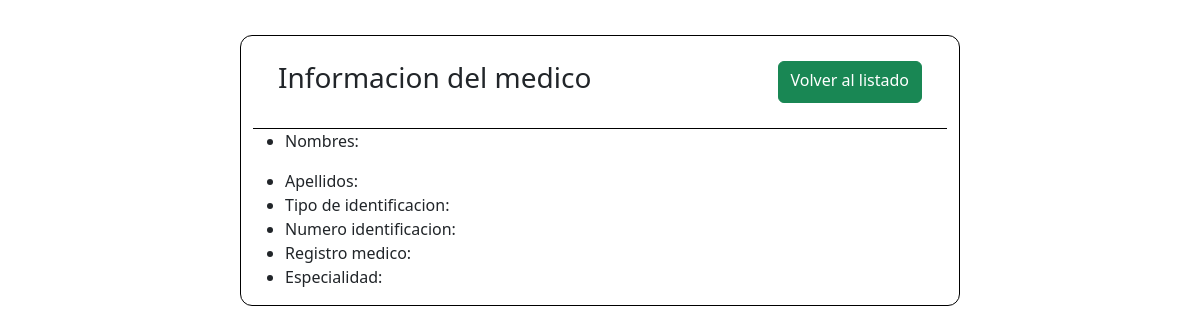
The page /medicos/8 on the database as committed earlier.
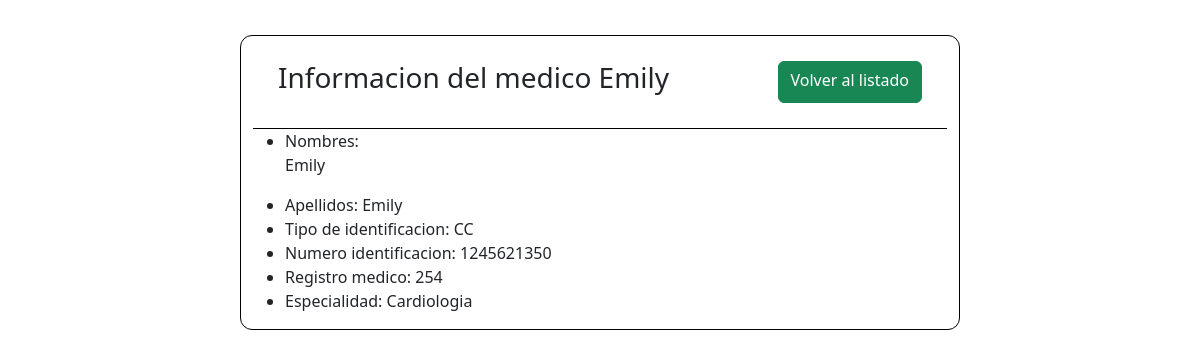
The same page on the database as committed later.
### app/models.py (models this page shows)
class Medico(db.Model):
    __tablename__='medicos'
    id = db.Column(db.Integer, primary_key = True )
    nombres = db.Column(db.String(120), nullable = True )
    apellidos = db.Column(db.String(120), nullable = True)
    tipo_identificacion = db.Column(db.String(4), nullable = True)
    numero_identificacion = db.Column(db.Integer)
    registro_medico = db.Column(db.Integer)
    especialidad = db.Column(db.String(50))
    citas = db.relationship("Cita" , backref = "medico" )

### app/routes.py (the view)
@app.route('/medicos/<int:id>')
def get_medico_by_id(id):
    medico = Medico.query.get(id)
    return render_template('medicos/medico.html', medicoId = medico)

### app/templates/medicos/medico.html (shortened to what this page needs)
<!DOCTYPE html>
<html lang="en">
<head>
    <link rel="stylesheet" href="https://cdn.jsdelivr.net/npm/bootstrap@5.3.3/dist/css/bootstrap.min.css">
</head>
<body>
    <section class="container sectionInfoId">
    <div class="navInfoId">
        <h3>Informacion del medico <span>{{ medicoId.nombres }}</span></h3>
        <a  class="btn btn-success" href="http://127.0.0.1:5000/medicos">Volver al listado</a>
    </div>
    <ul class="">
        <li><span>Nombres:</span><p>{{medicoId.nombres}}</p> </li>
        <li><span>Apellidos:</span> {{medicoId.nombres}}</li>
        <li><span>Tipo de identificacion:</span> {{medicoId.tipo_identificacion}}</li>
        <li><span>Numero identificacion:</span> {{medicoId.numero_identificacion}}</li>
        <li><span>Registro medico:</span> {{medicoId.registro_medico}}</li>
        <li><span>Especialidad:</span> {{medicoId.especialidad}}</li>
    </ul>
</section>
</body>
</html>

Rows that differ between the two databases and show on the page:
added Medico: nombres "Emily", tipo_identificacion "CC", numero_identificacion "1245621350", registro_medico "254", especialidad "Cardiologia"
